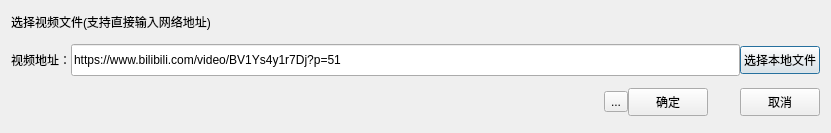
<?xml version="1.0" encoding="UTF-8"?>
<ui version="4.0">
 <class>SetVideoUrlDialog</class>
 <widget class="QDialog" name="SetVideoUrlDialog">
  <property name="geometry">
   <rect>
    <x>0</x>
    <y>0</y>
    <width>831</width>
    <height>133</height>
   </rect>
  </property>
  <property name="windowTitle">
   <string>设置http地址</string>
  </property>
  <layout class="QVBoxLayout" name="verticalLayout">
   <property name="spacing">
    <number>0</number>
   </property>
   <item>
    <layout class="QHBoxLayout" name="horizontalLayout_3">
     <property name="bottomMargin">
      <number>0</number>
     </property>
     <item>
      <widget class="QLabel" name="label_2">
       <property name="text">
        <string>选择视频文件(支持直接输入网络地址)</string>
       </property>
      </widget>
     </item>
    </layout>
   </item>
   <item>
    <spacer name="verticalSpacer_7">
     <property name="orientation">
      <enum>Qt::Vertical</enum>
     </property>
     <property name="sizeType">
      <enum>QSizePolicy::Fixed</enum>
     </property>
     <property name="sizeHint" stdset="0">
      <size>
       <width>20</width>
       <height>12</height>
      </size>
     </property>
    </spacer>
   </item>
   <item>
    <layout class="QHBoxLayout" name="horizontalLayout_9">
     <property name="bottomMargin">
      <number>0</number>
     </property>
     <item>
      <widget class="QLabel" name="label_8">
       <property name="text">
        <string>视频地址：</string>
       </property>
      </widget>
     </item>
     <item>
      <widget class="QLineEdit" name="lineEdit_fileUrl">
       <property name="minimumSize">
        <size>
         <width>0</width>
         <height>32</height>
        </size>
       </property>
       <property name="text">
        <string>https://www.bilibili.com/video/BV1Ys4y1r7Dj?p=51</string>
       </property>
      </widget>
     </item>
     <item>
      <widget class="QPushButton" name="pushButton_selectFile">
       <property name="minimumSize">
        <size>
         <width>0</width>
         <height>28</height>
        </size>
       </property>
       <property name="cursor">
        <cursorShape>PointingHandCursor</cursorShape>
       </property>
       <property name="text">
        <string>选择本地文件</string>
       </property>
      </widget>
     </item>
    </layout>
   </item>
   <item>
    <spacer name="verticalSpacer_4">
     <property name="orientation">
      <enum>Qt::Vertical</enum>
     </property>
     <property name="sizeType">
      <enum>QSizePolicy::Fixed</enum>
     </property>
     <property name="sizeHint" stdset="0">
      <size>
       <width>20</width>
       <height>12</height>
      </size>
     </property>
    </spacer>
   </item>
   <item>
    <layout class="QHBoxLayout" name="horizontalLayout_2">
     <item>
      <spacer name="horizontalSpacer">
       <property name="orientation">
        <enum>Qt::Horizontal</enum>
       </property>
       <property name="sizeHint" stdset="0">
        <size>
         <width>40</width>
         <height>20</height>
        </size>
       </property>
      </spacer>
     </item>
     <item>
      <widget class="QToolButton" name="toolButton">
       <property name="text">
        <string>...</string>
       </property>
      </widget>
     </item>
     <item>
      <widget class="QPushButton" name="pushButton">
       <property name="minimumSize">
        <size>
         <width>0</width>
         <height>28</height>
        </size>
       </property>
       <property name="cursor">
        <cursorShape>PointingHandCursor</cursorShape>
       </property>
       <property name="text">
        <string>确定</string>
       </property>
      </widget>
     </item>
     <item>
      <spacer name="horizontalSpacer_2">
       <property name="orientation">
        <enum>Qt::Horizontal</enum>
       </property>
       <property name="sizeType">
        <enum>QSizePolicy::Fixed</enum>
       </property>
       <property name="sizeHint" stdset="0">
        <size>
         <width>32</width>
         <height>20</height>
        </size>
       </property>
      </spacer>
     </item>
     <item>
      <widget class="QPushButton" name="pushButton_2">
       <property name="minimumSize">
        <size>
         <width>0</width>
         <height>28</height>
        </size>
       </property>
       <property name="cursor">
        <cursorShape>PointingHandCursor</cursorShape>
       </property>
       <property name="text">
        <string>取消</string>
       </property>
      </widget>
     </item>
    </layout>
   </item>
   <item>
    <spacer name="verticalSpacer_2">
     <property name="orientation">
      <enum>Qt::Vertical</enum>
     </property>
     <property name="sizeType">
      <enum>QSizePolicy::Fixed</enum>
     </property>
     <property name="sizeHint" stdset="0">
      <size>
       <width>20</width>
       <height>6</height>
      </size>
     </property>
    </spacer>
   </item>
  </layout>
 </widget>
 <resources/>
 <connections>
  <connection>
   <sender>pushButton</sender>
   <signal>clicked()</signal>
   <receiver>SetVideoUrlDialog</receiver>
   <slot>accept()</slot>
   <hints>
    <hint type="sourcelabel">
     <x>573</x>
     <y>93</y>
    </hint>
    <hint type="destinationlabel">
     <x>470</x>
     <y>76</y>
    </hint>
   </hints>
  </connection>
  <connection>
   <sender>pushButton_2</sender>
   <signal>clicked()</signal>
   <receiver>SetVideoUrlDialog</receiver>
   <slot>reject()</slot>
   <hints>
    <hint type="sourcelabel">
     <x>706</x>
     <y>92</y>
    </hint>
    <hint type="destinationlabel">
     <x>653</x>
     <y>87</y>
    </hint>
   </hints>
  </connection>
 </connections>
</ui>
